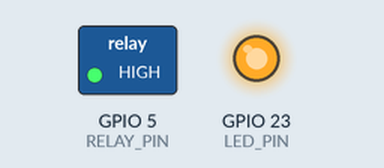
Recording of a sketch running on a simulated ESP32. On the bench: switched loads named in the sketch (green lamp = pin HIGH), output pins drawn as LEDs (lit = HIGH).

Above: at 1.0 s.
At 3.0 s:
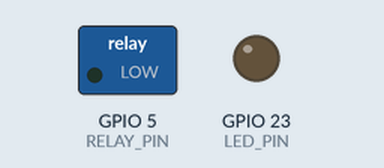
Timing chart, 0 to 5.2 s (numbered marks = the images above):
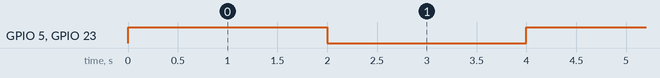

The sketch:

Relay_1_Channel.ino
```cpp
#define RELAY_PIN 5  // Pin connected to the relay module
#define LED_PIN 23   // Pin connected to the LED

void setup() {
  pinMode(RELAY_PIN, OUTPUT);  // Set relay pin as an output
  pinMode(LED_PIN, OUTPUT);     // Set LED pin as an output
  digitalWrite(RELAY_PIN, LOW);  // Initialize relay as off (LOW)
  digitalWrite(LED_PIN, LOW);     // Initialize LED as off (LOW)
}

void loop() {
  digitalWrite(RELAY_PIN, HIGH);  // Turn relay on
  digitalWrite(LED_PIN, HIGH);     // Turn LED on
  delay(2000);                     // Wait for 2 seconds
  digitalWrite(RELAY_PIN, LOW);   // Turn relay off
  digitalWrite(LED_PIN, LOW);      // Turn LED off
  delay(2000);                     // Wait for 2 seconds
}
```

Measured:
- by itself, GPIO 5 (RELAY_PIN), GPIO 23 (LED_PIN): alternates HIGH for 2.0 s and LOW for 2.0 s
